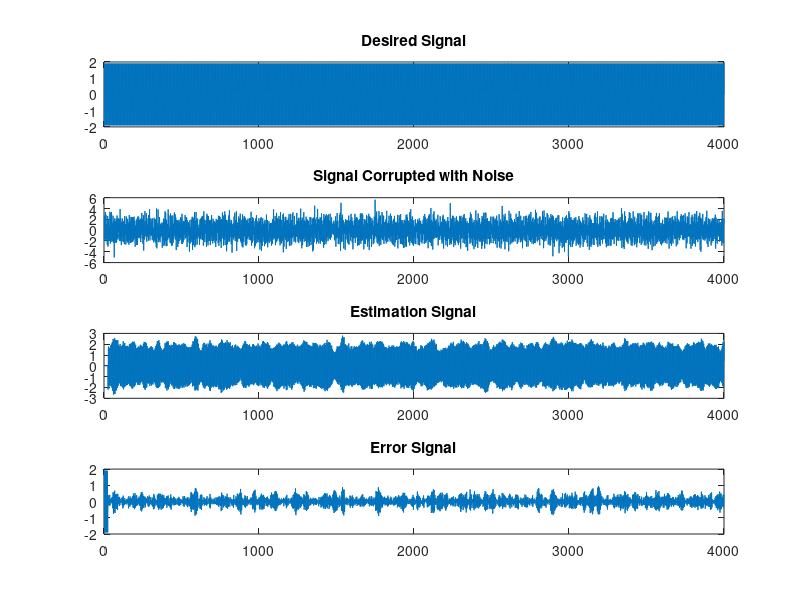

The MATLAB script that drew this image: (Note: this script raises an error after producing the figure.)
clc;
clear;
close all;

%Generating Desired signal
t = 0.001:0.001:4;
D = 2*sin(2*pi*800*t);

% Generating signal corrupted Noise

n = numel(D);
A = D(1:n) + 0.9*randn(1,n);

M  = 25;
w  = zeros(1,M);
wi = zeros(1,M);
E  =[];
mu = 0.0005;
for i = M:n
    E(i) = D(i) - wi*A(i:-1:i-M+1)';
    wi = wi+2*mu*E(i)*A(i:-1:i-M+1);
end

%Estimation of the signal

Est = zeros(n,1);
for i=M:n
    j = A(i:-1:i-M+1);
    Est(i) = ((wi)*(j)');
end

%computing the error signal
Err = Est'-D;

%Display of Signals

subplot(4,1,1),plot(D);
title('Desired Signal');
subplot(4,1,2),plot(A);
title('Signal Corrupted with Noise');
subplot(4,1,3),plot(Est);
title('Estimation Signal');
subplot(4,1,4),plot(Err);
title('Error Signal');

player = audioplayer(Est,8000);
play(player)
